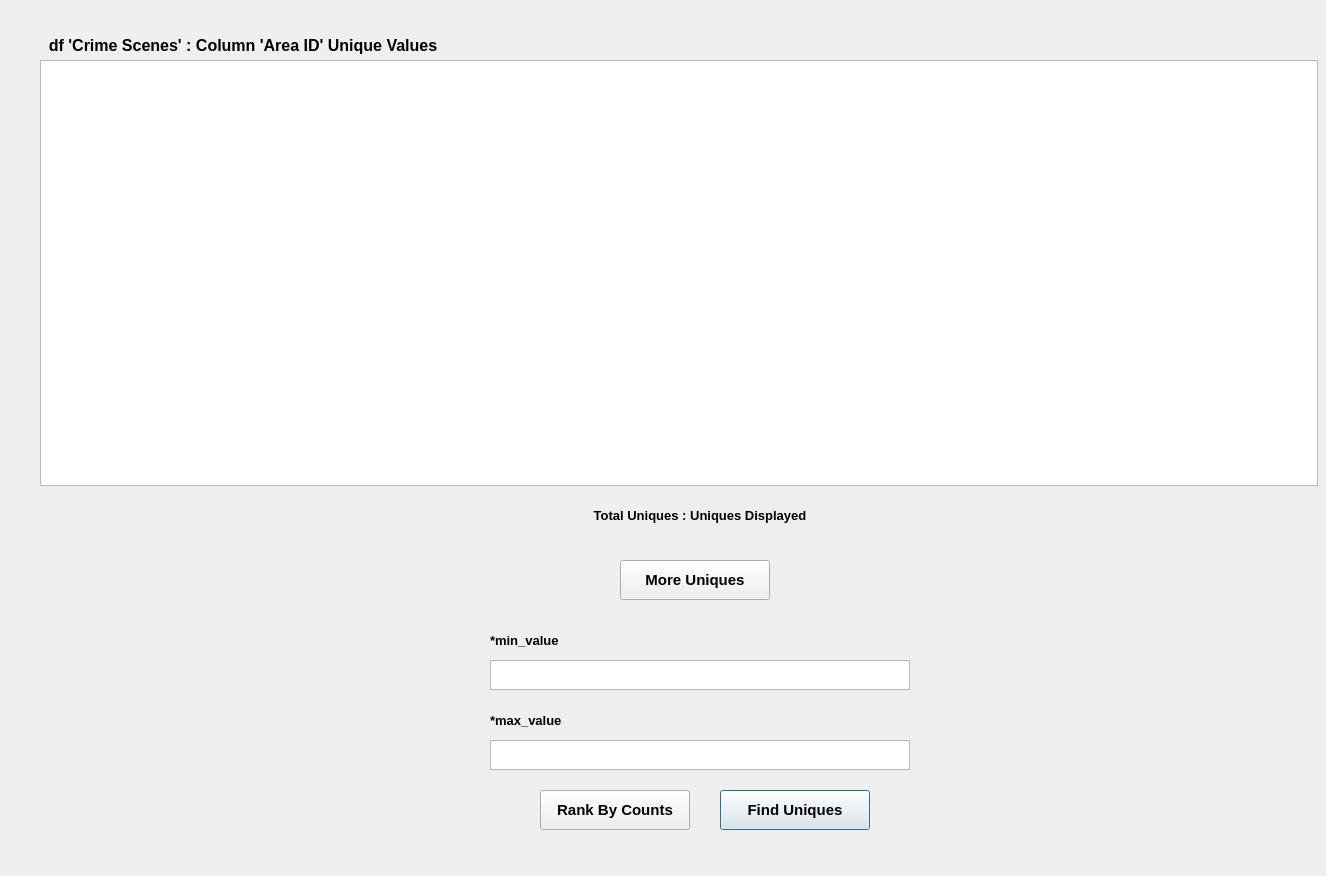
<?xml version="1.0" encoding="UTF-8"?>
<ui version="4.0">
 <class>Dialog</class>
 <widget class="QDialog" name="Dialog">
  <property name="geometry">
   <rect>
    <x>0</x>
    <y>0</y>
    <width>1326</width>
    <height>876</height>
   </rect>
  </property>
  <property name="font">
   <font>
    <family>Arial</family>
    <pointsize>10</pointsize>
    <weight>75</weight>
    <bold>true</bold>
   </font>
  </property>
  <property name="windowTitle">
   <string>Dialog</string>
  </property>
  <widget class="QLabel" name="UniquesTablelabel">
   <property name="geometry">
    <rect>
     <x>40</x>
     <y>30</y>
     <width>1278</width>
     <height>30</height>
    </rect>
   </property>
   <property name="font">
    <font>
     <pointsize>12</pointsize>
    </font>
   </property>
   <property name="frameShape">
    <enum>QFrame::NoFrame</enum>
   </property>
   <property name="text">
    <string>  df 'Crime Scenes' : Column 'Area ID' Unique Values</string>
   </property>
  </widget>
  <widget class="QTextEdit" name="min_value_input">
   <property name="geometry">
    <rect>
     <x>490</x>
     <y>660</y>
     <width>420</width>
     <height>30</height>
    </rect>
   </property>
   <property name="font">
    <font>
     <family>Arial</family>
    </font>
   </property>
  </widget>
  <widget class="QTextEdit" name="max_value_input">
   <property name="geometry">
    <rect>
     <x>490</x>
     <y>740</y>
     <width>420</width>
     <height>30</height>
    </rect>
   </property>
   <property name="font">
    <font>
     <family>Arial</family>
    </font>
   </property>
  </widget>
  <widget class="QLabel" name="min_value_label">
   <property name="geometry">
    <rect>
     <x>490</x>
     <y>630</y>
     <width>100</width>
     <height>20</height>
    </rect>
   </property>
   <property name="text">
    <string>*min_value</string>
   </property>
  </widget>
  <widget class="QLabel" name="max_value_label">
   <property name="geometry">
    <rect>
     <x>490</x>
     <y>710</y>
     <width>100</width>
     <height>20</height>
    </rect>
   </property>
   <property name="text">
    <string>*max_value</string>
   </property>
  </widget>
  <widget class="QTableView" name="columnUniquestableView">
   <property name="geometry">
    <rect>
     <x>40</x>
     <y>60</y>
     <width>1278</width>
     <height>426</height>
    </rect>
   </property>
  </widget>
  <widget class="QPushButton" name="FindUniquesbutton">
   <property name="geometry">
    <rect>
     <x>720</x>
     <y>790</y>
     <width>150</width>
     <height>40</height>
    </rect>
   </property>
   <property name="font">
    <font>
     <pointsize>11</pointsize>
    </font>
   </property>
   <property name="text">
    <string>Find Uniques</string>
   </property>
  </widget>
  <widget class="QPushButton" name="MoreUniquesbutton">
   <property name="geometry">
    <rect>
     <x>620</x>
     <y>560</y>
     <width>150</width>
     <height>40</height>
    </rect>
   </property>
   <property name="font">
    <font>
     <pointsize>11</pointsize>
    </font>
   </property>
   <property name="text">
    <string>More Uniques</string>
   </property>
  </widget>
  <widget class="QPushButton" name="RankCountsbutton">
   <property name="geometry">
    <rect>
     <x>540</x>
     <y>790</y>
     <width>150</width>
     <height>40</height>
    </rect>
   </property>
   <property name="font">
    <font>
     <pointsize>11</pointsize>
    </font>
   </property>
   <property name="text">
    <string>Rank By Counts</string>
   </property>
  </widget>
  <widget class="QLabel" name="UniqueStatslabel">
   <property name="geometry">
    <rect>
     <x>490</x>
     <y>500</y>
     <width>420</width>
     <height>30</height>
    </rect>
   </property>
   <property name="text">
    <string>Total Uniques : Uniques Displayed</string>
   </property>
   <property name="alignment">
    <set>Qt::AlignCenter</set>
   </property>
  </widget>
 </widget>
 <resources/>
 <connections/>
</ui>
